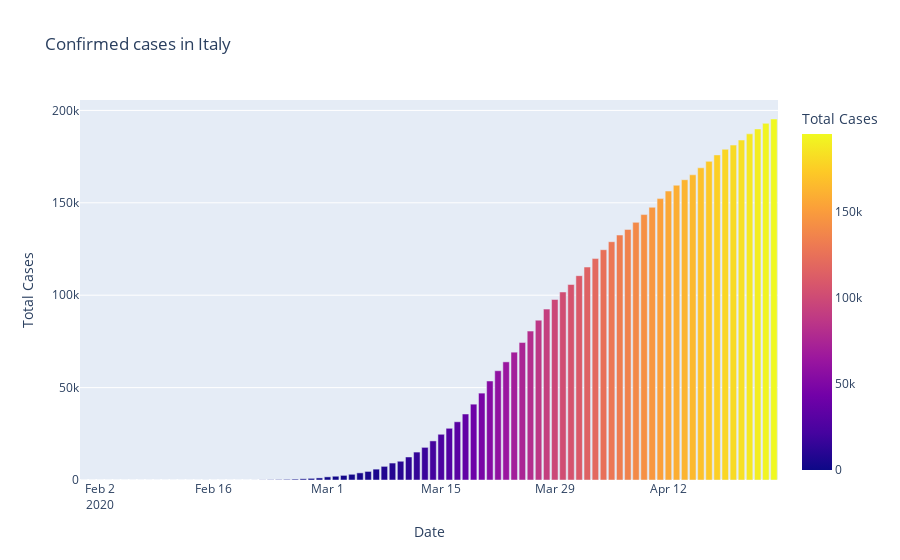
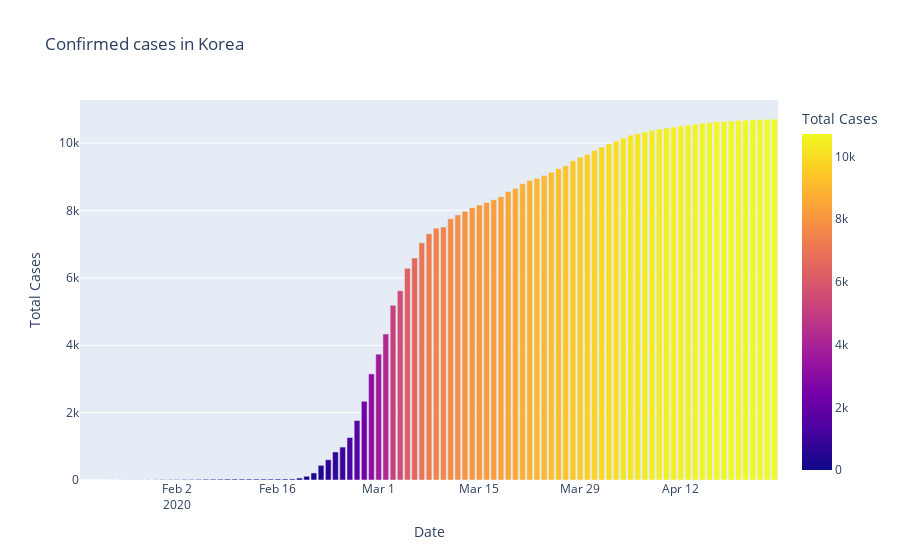
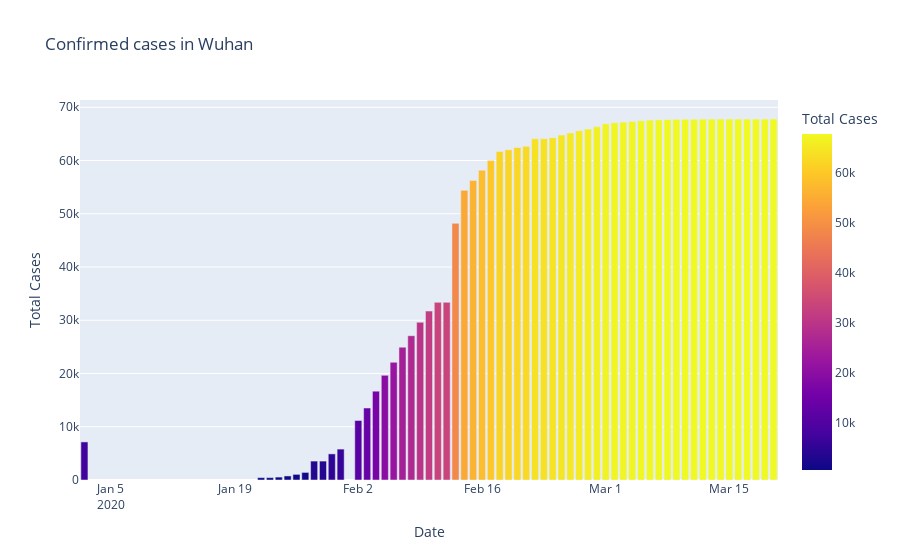

Here is the notebook cell these charts were saved with, in order:
### Code cell
fig=px.bar(dbd_Italy,x='Date',y='Total Cases', color='Total Cases',title='Confirmed cases in Italy')
fig.show()

fig=px.bar(dbd_Korea,x='Date',y='Total Cases', color='Total Cases',title='Confirmed cases in Korea')
fig.show()

fig=px.bar(dbd_Wuhan,x='Date',y='Total Cases', color='Total Cases',title='Confirmed cases in Wuhan')
fig.show()
